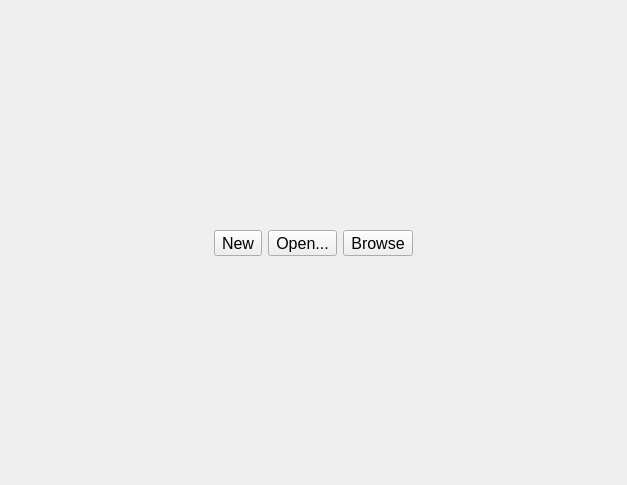
<?xml version="1.0" encoding="UTF-8"?>
<ui version="4.0">
 <class>LandingWidget</class>
 <widget class="QWidget" name="LandingWidget">
  <property name="geometry">
   <rect>
    <x>0</x>
    <y>0</y>
    <width>627</width>
    <height>485</height>
   </rect>
  </property>
  <property name="sizePolicy">
   <sizepolicy hsizetype="Maximum" vsizetype="Maximum">
    <horstretch>0</horstretch>
    <verstretch>0</verstretch>
   </sizepolicy>
  </property>
  <property name="windowTitle">
   <string>Form</string>
  </property>
  <layout class="QVBoxLayout" name="verticalLayout">
   <item>
    <spacer name="verticalSpacer">
     <property name="minimumSize">
      <size>
       <width>0</width>
       <height>100</height>
      </size>
     </property>
     <property name="orientation">
      <enum>Qt::Vertical</enum>
     </property>
     <property name="sizeHint" stdset="0">
      <size>
       <width>20</width>
       <height>40</height>
      </size>
     </property>
    </spacer>
   </item>
   <item>
    <widget class="QWidget" name="widget" native="true">
     <property name="sizePolicy">
      <sizepolicy hsizetype="Preferred" vsizetype="Fixed">
       <horstretch>0</horstretch>
       <verstretch>0</verstretch>
      </sizepolicy>
     </property>
     <property name="minimumSize">
      <size>
       <width>0</width>
       <height>150</height>
      </size>
     </property>
     <layout class="QHBoxLayout" name="horizontalLayout">
      <item>
       <spacer name="horizontalSpacer">
        <property name="orientation">
         <enum>Qt::Horizontal</enum>
        </property>
        <property name="sizeHint" stdset="0">
         <size>
          <width>40</width>
          <height>20</height>
         </size>
        </property>
       </spacer>
      </item>
      <item>
       <widget class="QToolButton" name="new_button">
        <property name="minimumSize">
         <size>
          <width>0</width>
          <height>0</height>
         </size>
        </property>
        <property name="font">
         <font>
          <pointsize>12</pointsize>
         </font>
        </property>
        <property name="text">
         <string>New</string>
        </property>
        <property name="icon">
         <iconset resource="icons.qrc">
          <normaloff>:/icons/plus_padded.png</normaloff>:/icons/plus_padded.png</iconset>
        </property>
        <property name="iconSize">
         <size>
          <width>80</width>
          <height>80</height>
         </size>
        </property>
        <property name="toolButtonStyle">
         <enum>Qt::ToolButtonTextUnderIcon</enum>
        </property>
       </widget>
      </item>
      <item>
       <widget class="QToolButton" name="openlast_button">
        <property name="font">
         <font>
          <pointsize>12</pointsize>
         </font>
        </property>
        <property name="text">
         <string>Open...</string>
        </property>
        <property name="icon">
         <iconset resource="icons.qrc">
          <normaloff>:/icons/open_padded.png</normaloff>:/icons/open_padded.png</iconset>
        </property>
        <property name="iconSize">
         <size>
          <width>80</width>
          <height>80</height>
         </size>
        </property>
        <property name="toolButtonStyle">
         <enum>Qt::ToolButtonTextUnderIcon</enum>
        </property>
       </widget>
      </item>
      <item>
       <widget class="QToolButton" name="browse_button">
        <property name="font">
         <font>
          <pointsize>12</pointsize>
         </font>
        </property>
        <property name="text">
         <string>Browse</string>
        </property>
        <property name="icon">
         <iconset resource="icons.qrc">
          <normaloff>:/icons/search_padded.png</normaloff>:/icons/search_padded.png</iconset>
        </property>
        <property name="iconSize">
         <size>
          <width>80</width>
          <height>80</height>
         </size>
        </property>
        <property name="toolButtonStyle">
         <enum>Qt::ToolButtonTextUnderIcon</enum>
        </property>
       </widget>
      </item>
      <item>
       <spacer name="horizontalSpacer_2">
        <property name="orientation">
         <enum>Qt::Horizontal</enum>
        </property>
        <property name="sizeHint" stdset="0">
         <size>
          <width>40</width>
          <height>20</height>
         </size>
        </property>
       </spacer>
      </item>
     </layout>
    </widget>
   </item>
   <item>
    <spacer name="verticalSpacer_2">
     <property name="minimumSize">
      <size>
       <width>0</width>
       <height>100</height>
      </size>
     </property>
     <property name="orientation">
      <enum>Qt::Vertical</enum>
     </property>
     <property name="sizeHint" stdset="0">
      <size>
       <width>20</width>
       <height>40</height>
      </size>
     </property>
    </spacer>
   </item>
  </layout>
 </widget>
 <resources>
  <include location="icons.qrc"/>
 </resources>
 <connections/>
</ui>
